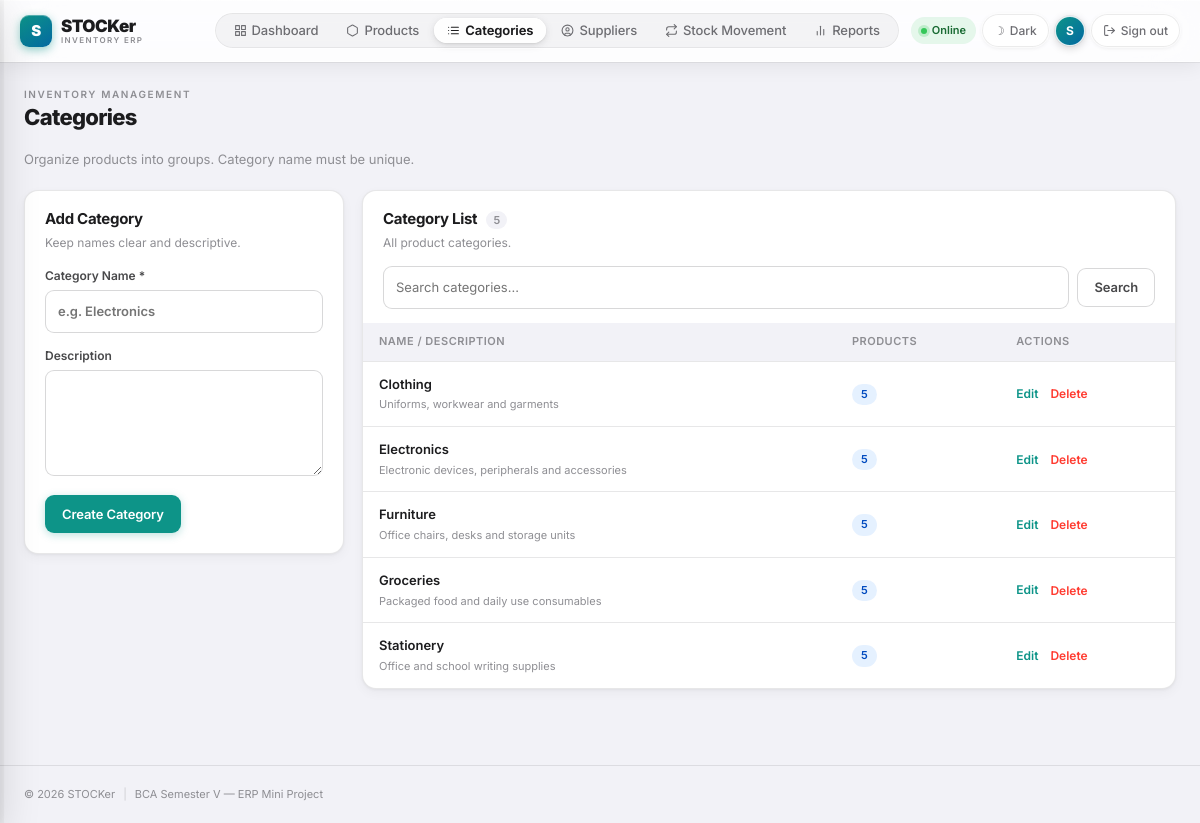
The app's page /categories.php (signed in) with its own data.
### tables this page shows
CREATE TABLE `categories` (
  `id`          int(10) UNSIGNED NOT NULL AUTO_INCREMENT,
  `name`        varchar(100) NOT NULL,
  `description` varchar(500) DEFAULT NULL,
  `created_at`  timestamp    NOT NULL DEFAULT current_timestamp(),
  PRIMARY KEY (`id`),
  UNIQUE KEY `uq_category_name` (`name`)
);

### config.php (called while the page is built, shortened)
<?php
function e(mixed $value): string {
    return htmlspecialchars((string)$value, ENT_QUOTES | ENT_SUBSTITUTE, 'UTF-8');
}

### categories.php (the view, shortened to what this page needs)
<?php
require_once 'config.php';
$pdo = db();
$editId = (int)($_GET['edit'] ?? 0);
$edit = ['name'=>'','description'=>''];
$q = trim((string)($_GET['q'] ?? ''));
$s = $pdo->prepare('SELECT c.*, COUNT(p.id) AS product_count FROM categories c LEFT JOIN products p ON p.category_id=c.id WHERE c.name LIKE ? GROUP BY c.id ORDER BY c.name');
$s->execute(['%'.$q.'%']);
$rows = $s->fetchAll();
require 'includes/header.php';
?>
<div class="page-actions">
  <p>Organize products into groups. Category name must be unique.</p>
</div>
<div class="two-col">
  <article class="panel">
    <div class="panel-head">
      <div>
        <h3><?= $editId ? 'Edit Category' : 'Add Category' ?></h3>
        <p>Keep names clear and descriptive.</p>
      </div>
    </div>
    <form method="post" class="form-stack">
      <label>Category Name *
        <input name="name" required maxlength="100" value="<?= e($edit['name']) ?>" placeholder="e.g. Electronics">
      </label>
      <label>Description
        <textarea name="description" rows="4" maxlength="500"><?= e($edit['description']) ?></textarea>
      </label>
      <div class="form-actions">
        <button class="btn primary" type="submit"><?= $editId ? 'Save Changes' : 'Create Category' ?></button>
      </div>
    </form>
  </article>
  <article class="panel">
    <div class="panel-head">
      <div>
        <h3>Category List <span class="count-badge"><?= count($rows) ?></span></h3>
        <p>All product categories.</p>
      </div>
    </div>
    <form class="filters" method="get" style="padding-bottom:14px">
      <input name="q" value="<?= e($q) ?>" placeholder="Search categories...">
      <button class="btn secondary" type="submit">Search</button>
    </form>
    <div class="table-wrap">
      <table>
        <thead>
          <tr><th>Name / Description</th><th>Products</th><th>Actions</th></tr>
        </thead>
        <tbody>
        <?php foreach ($rows as $r): ?>
          <tr>
            <td><b><?= e($r['name']) ?></b><small class="subline"><?= e($r['description']) ?></small></td>
            <td><span class="pill info"><?= $r['product_count'] ?></span></td>
            <td>
              <div class="actions">
                <a class="action-link" href="categories.php?edit=<?= $r['id'] ?>">Edit</a>
                <form method="post" class="inline-form" data-confirm="Delete category '<?= e($r['name']) ?>'?">
                  <button class="action-link danger-link" type="submit">Delete</button>
                </form>
              </div>
            </td>
          </tr>
        <?php endforeach; ?>
        </tbody>
      </table>
    </div>
  </article>
</div>
<?php require 'includes/footer.php'; ?>

### records on screen
categories: name "Clothing", description "Uniforms, workwear and garments", product_count "5"
categories: name "Electronics", description "Electronic devices, peripherals and accessories", product_count "5"
categories: name "Furniture", description "Office chairs, desks and storage units", product_count "5"
categories: name "Groceries", description "Packaged food and daily use consumables", product_count "5"
categories: name "Stationery", description "Office and school writing supplies", product_count "5"

### other values on screen
$item['title'] "Dashboard"
$item['title'] "Products"
$item['title'] "Categories"
$item['title'] "Suppliers"
$item['title'] "Stock Movement"
$item['title'] "Reports"
$userInitial "S"
$pageTitle "Categories"
count($rows) "5"
